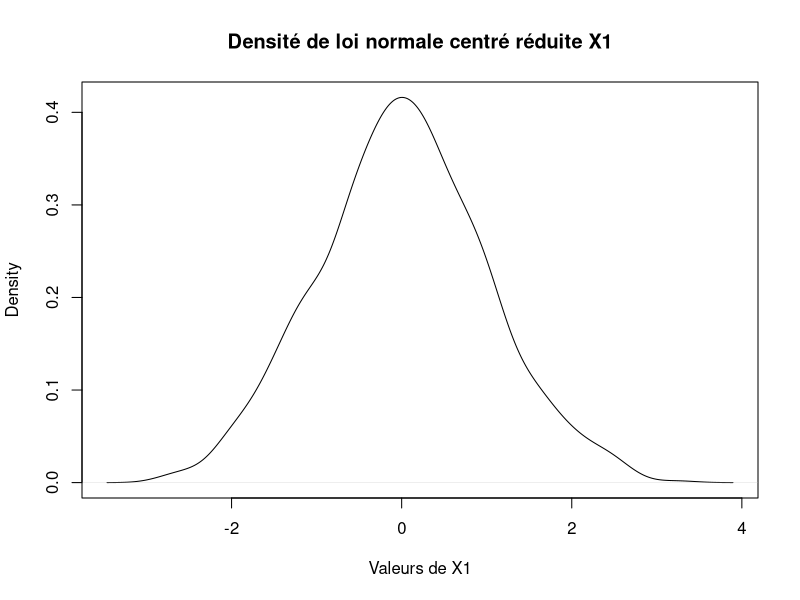
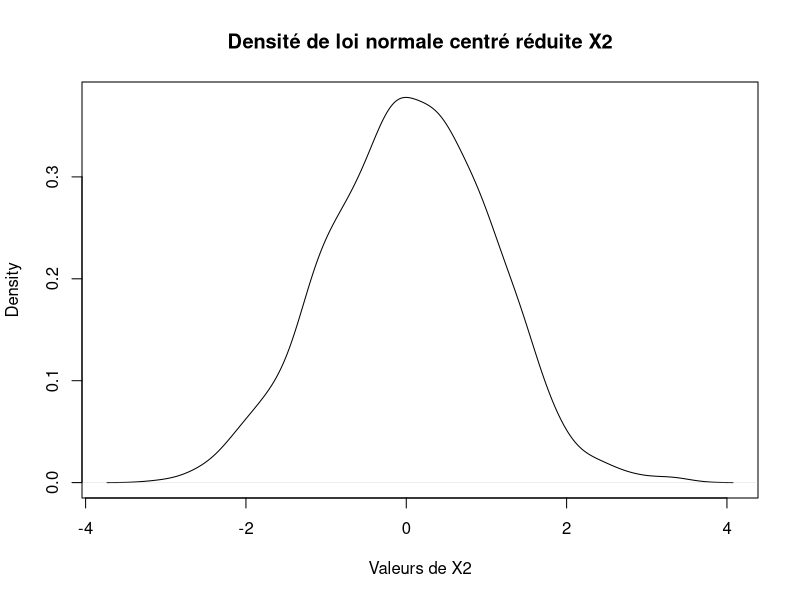
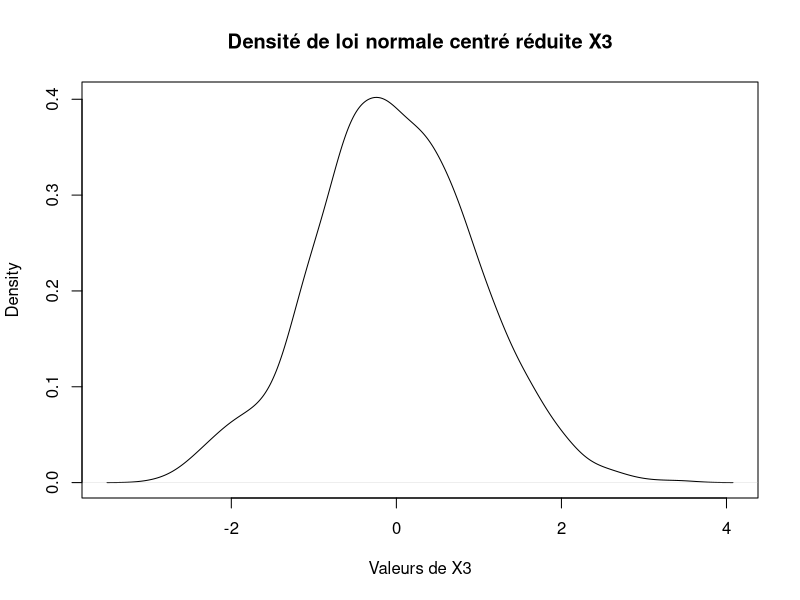
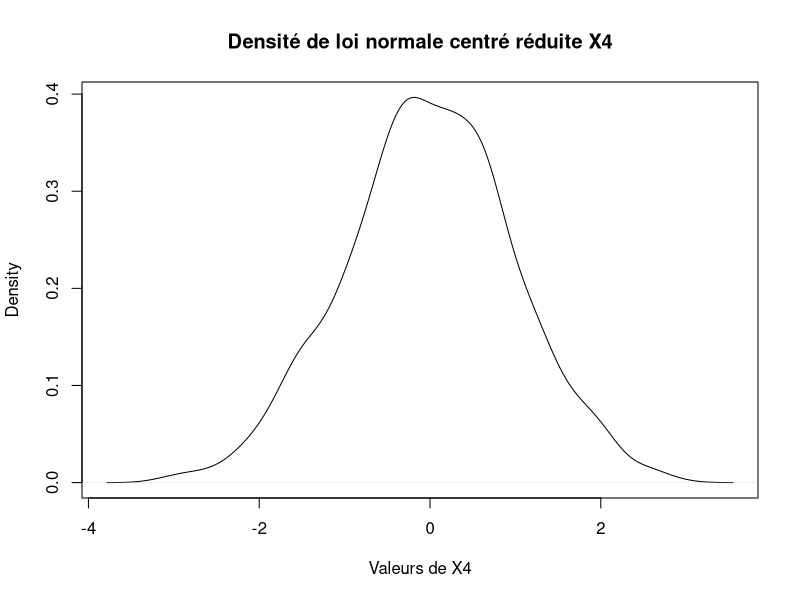
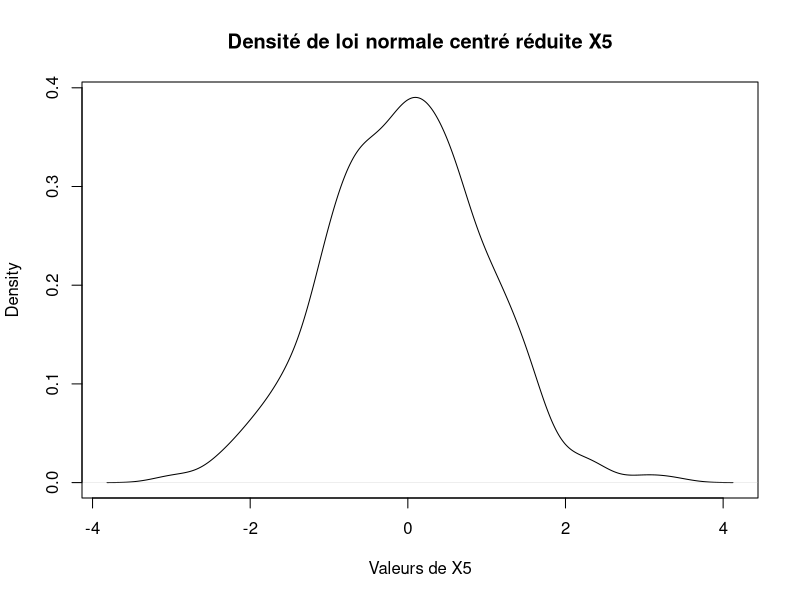
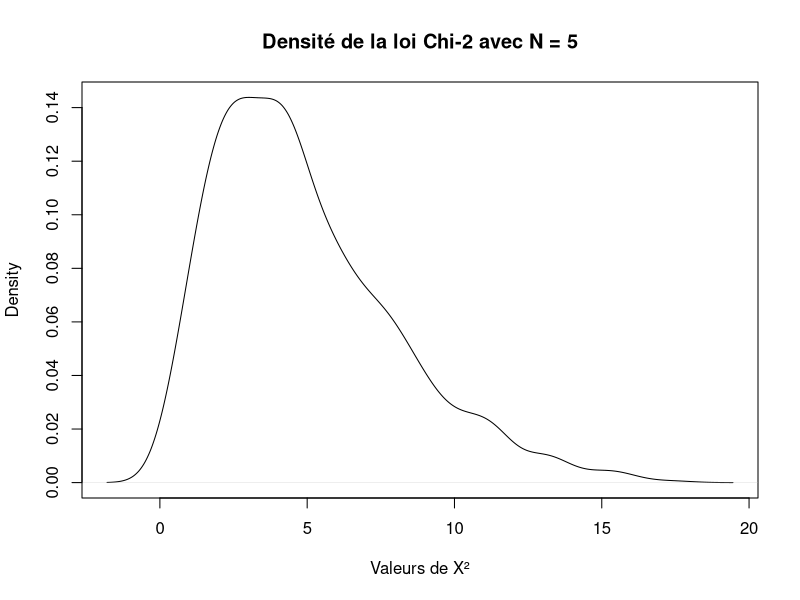
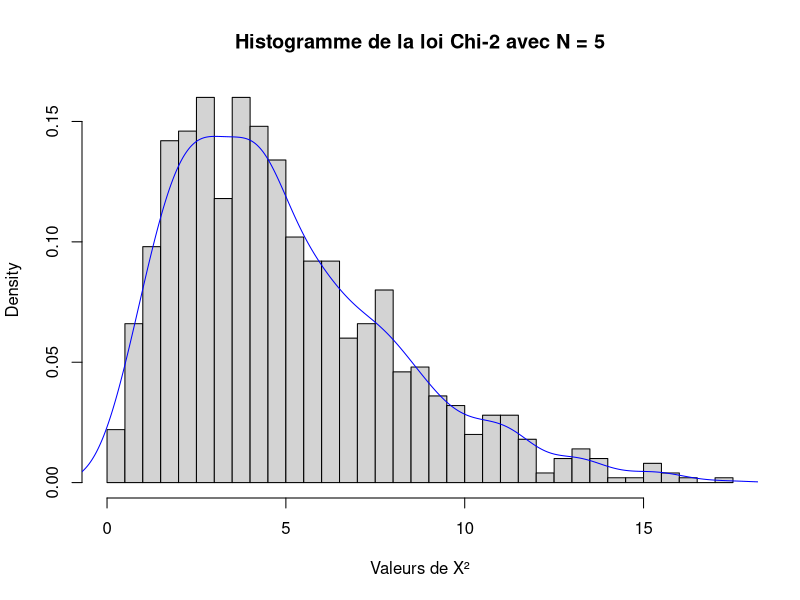
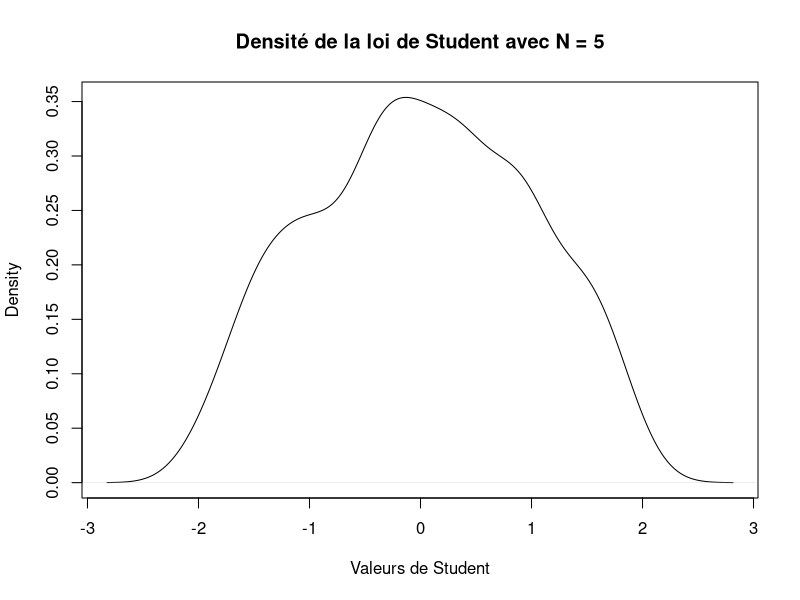

R code for these plots, in order:
## ---- chunk 1
if(!require("stats")) install.packages("stats")
library(stats)
## ---- chunk 2
obs <- 1000 # Nombre d'observations à simuler pour chaque variable aléatoire
N <- 5 # Paramètre N, modifiable
## ---- chunk 3
set.seed(123) # pour la reproductibilité
X <- matrix(rnorm(obs * N), nrow = obs, ncol = N)
for (gauss_index in 1:N){
  Gauss_rv = X[, gauss_index]
  plot(density(Gauss_rv), main=paste("Densité de loi normale centré réduite X", gauss_index, sep=""), xlab=paste("Valeurs de X",gauss_index, sep=""))
}
## ---- chunk 4
X_squared_sum <- rowSums(X^2) # X1^2 + ... + XN^2
## ---- chunk 5
plot(density(X_squared_sum), main = paste("Densité de la loi Chi-2 avec N =", N), xlab = "Valeurs de X²")
## ---- chunk 6
hist(X_squared_sum, breaks = 30, main = paste("Histogramme de la loi Chi-2 avec N =", N), xlab = "Valeurs de X²", probability = TRUE)
lines(density(X_squared_sum), col = "blue")
## ---- chunk 7
student_variable <- X[, 1] / sqrt(rowSums(X^2) / N)
## ---- chunk 8
plot(density(student_variable), main = paste("Densité de la loi de Student avec N =", N), xlab = "Valeurs de Student")
## ---- chunk 9
hist(student_variable, breaks = 30, main = paste("Histogramme de la loi de Student avec N =", N), xlab = "Valeurs de Student", probability = TRUE)
lines(density(student_variable), col = "red")
## ---- chunk 10
X_next <- matrix(rnorm(obs * (N + 1)), nrow = obs, ncol = N + 1)
fisher_variable <- (rowSums(X^2) / N) / (rowSums(X_next^2) / (N + 1))
## ---- chunk 11
plot(density(fisher_variable), main = paste("Densité de la loi de Fisher avec N =", N, "et N+1 =", N + 1), xlab = "Valeurs de Fisher")
## ---- chunk 12
hist(fisher_variable, breaks = 30, main = paste("Histogramme de la loi de Fisher avec N =", N, "et N+1 =", N + 1), xlab = "Valeurs de Fisher", probability = TRUE)
lines(density(fisher_variable), col = "green")
## ---- chunk 13
for(gauss_index in 1:N){
qqnorm(X[, gauss_index], main = paste("QQplot pour la distribution Gaussienne X",gauss_index, sep=""))
qqline(X[, gauss_index], col = "blue")
}
